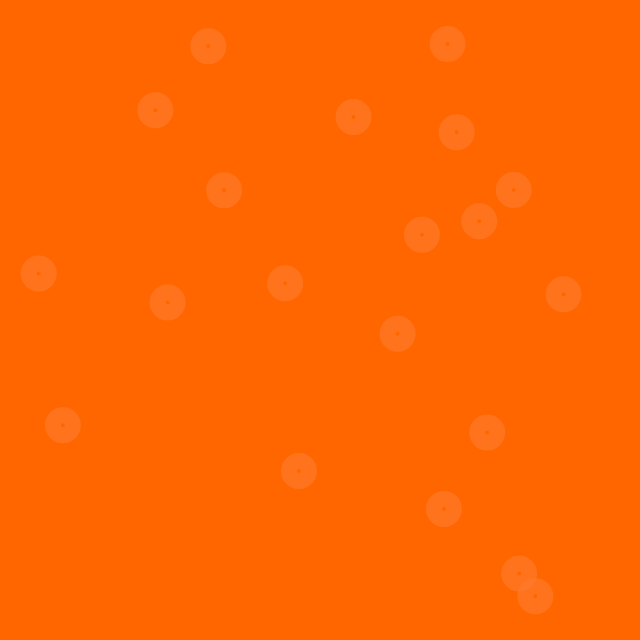
Frame 1 (no input)
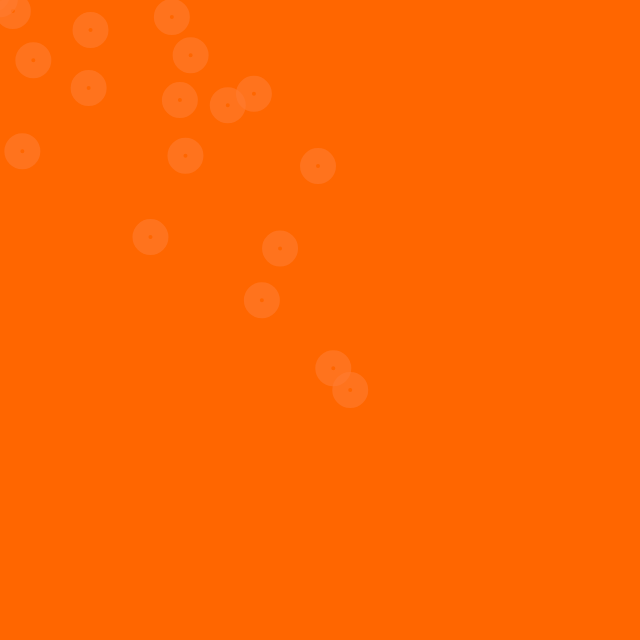
Frame 60 (no input)
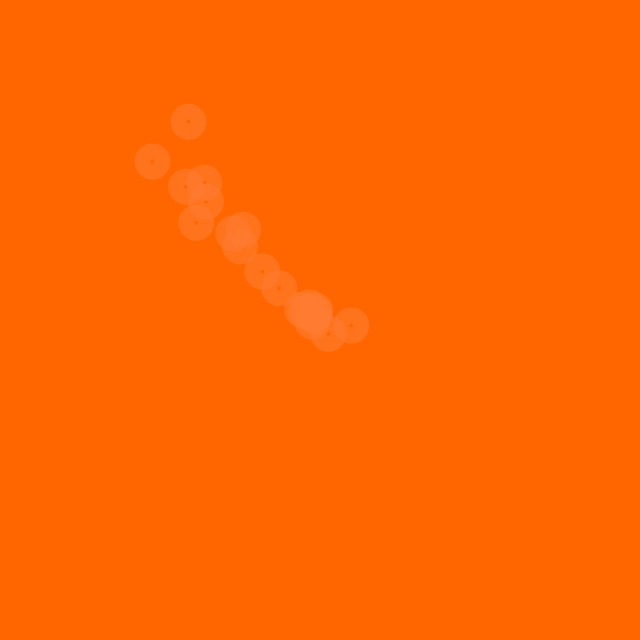
Frame 120 (the mouse pressed at the canvas centre since frame 60)

The p5.js sketch that drew these frames (run headless with seeded random() and noise() and a simulated clock; from frame 60 on, the mouse is pressed at the canvas centre):

// p5.js sketch
// ── sketch.js
let canvasWidth = 640;
let canvasHeight = 640;
let movers = [];
let mover;

function setup() {
  createCanvas(canvasWidth, canvasHeight);
  for (let i = 0; i < 20; i++) {
    movers[i] = new Mover; // create an array of mover objects

  }

}

function draw() {
  background('#ff6600');
  for (let i = 0; i < movers.length; i++) {
    movers[i].update();
    movers[i].display();
  }
}

// ── mover.js
class Mover {
  constructor() {
    this.position = createVector(random(width), random(height));
    this.velocity = createVector();
    this.acceleration = createVector();
    this.topspeed = 5;
  }
  update() {
    let mouse = createVector(mouseX, mouseY);
    this.acceleration = p5.Vector.sub(mouse, this.position); // Using a static reference to sub() to give us a NEW p5.Vector pointing from one point to another
    // To set the magnitude, first NORMALIZE the vector to its unit vector (of length 1) that can easily scale to any value
    let anything = 0.23;
    // This is the manual way but p5.Vector already includes a method to do this as its such a common operation
    this.acceleration.normalize();
    this.acceleration.mult(0.5);
    // this.acceleration.setMag(1/this.mouse);
    this.velocity.add(this.acceleration);
    this.velocity.limit(this.topspeed);
    this.position.add(this.velocity);
  }

  display() {
    noFill();
    stroke(255, 125, 50, 150);
    strokeWeight(20);
    ellipse(this.position.x, this.position.y, 16, 16);
  }

  checkEdges() {
    if (this.position.x > width) {
      this.position.x = 0;
    } else if (this.position.x > 0) {
      this.position.x = width;
    }

    if (this.position.y > height) {
      this.position.y = 0;
    } else if (this.position.y < 0) {
      this.position.y = height;
    }
  }
}

// one thing missing in this example is calculating the magnitude of acceleration which in gravity's case is inversely proportional to distance. In other words, the closer the object is to the mouse, the faster it accelerates.

// Try implementing the above example with a variable magnitude of acceleration, stronger when it is either closer or farther away.
